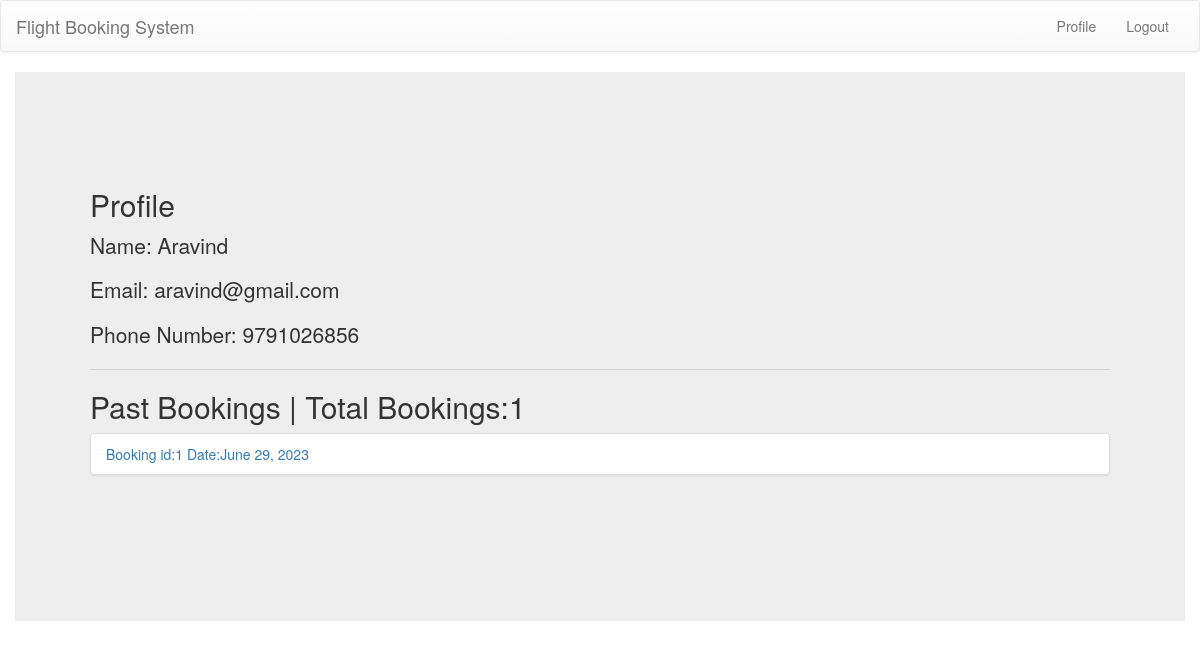
Before: /profile (signed in) with the older database file.
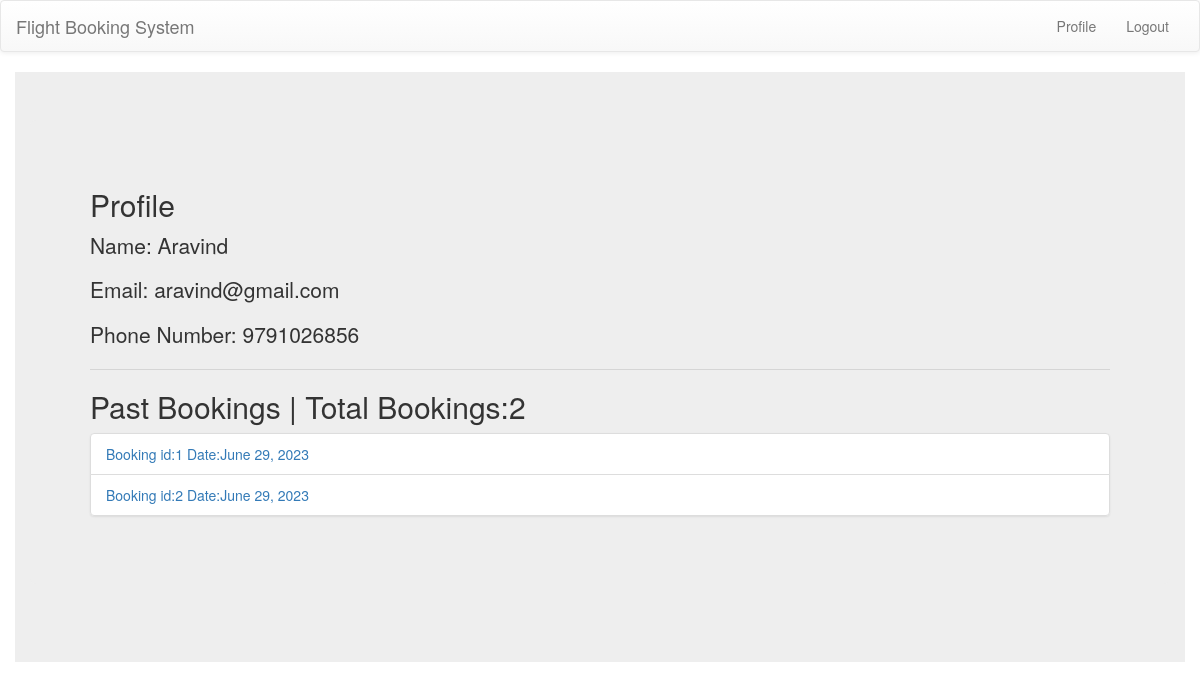
After: the same page with the newer database file.
### user/models.py (models this page shows, shortened)
class Bookings(models.Model):
    user_id=models.ForeignKey(User,on_delete=models.SET_NULL,blank=True,null=True)
    travel=models.ForeignKey(Travel,on_delete=models.SET_NULL,blank=True,null=True)
    passengers_count=models.PositiveIntegerField(default=1)
    passengers_names=models.ManyToManyField(Passengers)

class Travel(models.Model):
    flight_id=models.ForeignKey(Flight,on_delete=models.CASCADE)
    remain=models.PositiveIntegerField(default=60)
    date=models.DateField(default=timezone.now().date())
    status=models.CharField(max_length=10)

### user/views.py (the view)
# urls.py: path("profile",user_profile,name="profile"),
@login_required(login_url="/login")
def user_profile(request):
    user=request.user
    booking=Bookings.objects.filter(user_id=user)
    total_booking=len(booking)
    print(total_booking)
    data={
        "name":user.name,
        "email":user.email,
        "phone_number":user.phone_number,
        "bookings":booking,
        "total_booking":total_booking
    }
    return render(request,"profile.html",context=data)

### templates/profile.html
{% extends 'home.html' %}
{% block main %}
<div class="jumbotron container">
    <div class="jumbotron">
        <h2 class="display-4">Profile</h2>
        <p class="lead">Name: {{name}}</p>
        <p class="lead">Email: {{email}}</p>
        <p class="lead">Phone Number: {{phone_number}}</p>
        <hr class="my-4">
        <h2>Past Bookings | Total Bookings:{{total_booking}}</h2>
      <ul class="list-group">
        {% for booking in bookings %}
        <li class="list-group-item"><a href="{% url 'booking-detail' booking.id %}">Booking id:{{ booking.id}} Date:{{ booking.travel.date }}</a>
            </li>
        {% endfor %}
      </ul>
      </div>
  </div>
{% endblock main %}

Changed rows visible on the page:
added Bookings: id "2", travel "June 29, 2023"
Other visible differences:
{{ total_booking }}: "1" → "2"
